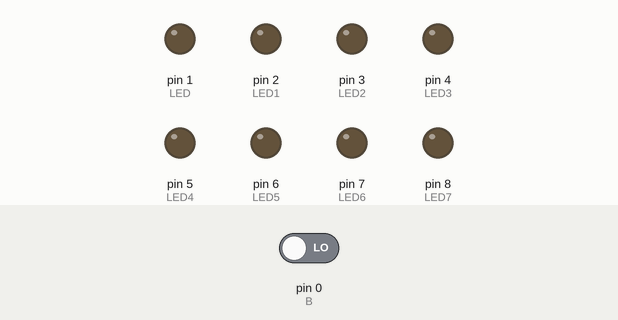
The sketch below on a simulated Arduino Uno, built with avr-gcc and run on an emulated ATmega328P. Shown: output pins drawn as LEDs (lit = HIGH). Inputs (shaded band) come from the test bench; at power-on: pin 0 (B) LOW.

Above: at 1.2 s.
1.3 s: pin 0 (B) driven HIGH
At 2.1 s:
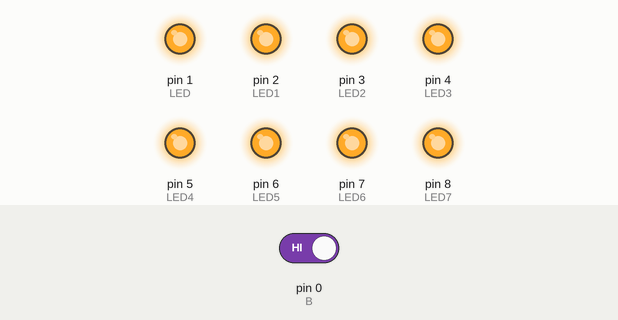
2.8 s: pin 0 (B) driven LOW
At 3.2 s:
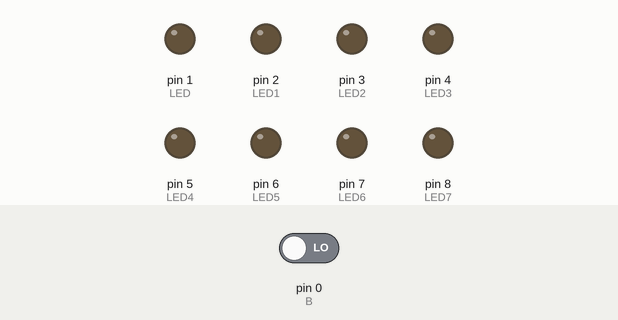
Timing chart, 0 to 5.8 s (numbered marks = the images above; inputs shaded):
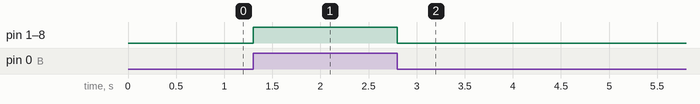

Measured:
- after the input at 1.3 s, pin 1 (LED), pin 2 (LED1), pin 3 (LED2), pin 4 (LED3), pin 5 (LED4), pin 6 (LED5), pin 7 (LED6), pin 8 (LED7): LOW → HIGH at once
- after the input at 2.8 s, pin 1 (LED), pin 2 (LED1), pin 3 (LED2), pin 4 (LED3), pin 5 (LED4), pin 6 (LED5), pin 7 (LED6), pin 8 (LED7): HIGH → LOW at once

The sketch:

Button_8_LED.ino
```cpp
const int LED=1,LED1=2,LED2=3,LED3=4,LED4=5,LED5=6,LED6=7,LED7=8,B=0;
void setup()
{
  pinMode(LED,OUTPUT);
  pinMode(LED1,OUTPUT);
  pinMode(LED2,OUTPUT);
  pinMode(LED3,OUTPUT);
  pinMode(LED4,OUTPUT);
  pinMode(LED5,OUTPUT);
  pinMode(LED6,OUTPUT);
  pinMode(LED7,OUTPUT);
  pinMode(B,INPUT);
}
void loop()
{
  if(digitalRead(B)==1)
  {
    for(int i=1;i<=8;i++)
    {
      digitalWrite(i,HIGH);
    }
  }
  else
  {
    for(int i=1;i<=8;i++)
    {
      digitalWrite(i,LOW);
    }
  }
}
```
